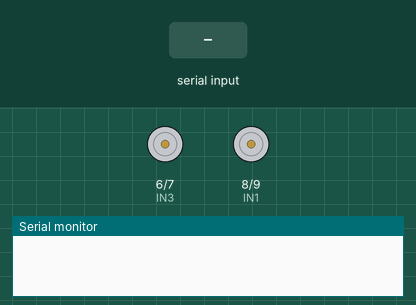
Bench run of a sketch on a simulated Arduino Uno, built with avr-gcc and run on an emulated ATmega328P. Parts: motor-driver pin pairs drawn as motors (green arrow = first pin HIGH = forward, orange = second pin HIGH = backward, longer = more drive), the last lines printed to the serial monitor. The inputs (shaded band) are chosen by the test bench.

Above: at 1.2 s.
1.3 s: "F" received over the second serial link
At 2.2 s:
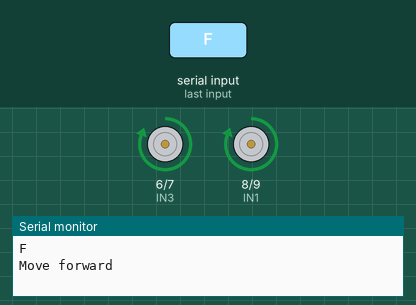
2.8 s: "B" received over the second serial link
At 3.4 s:
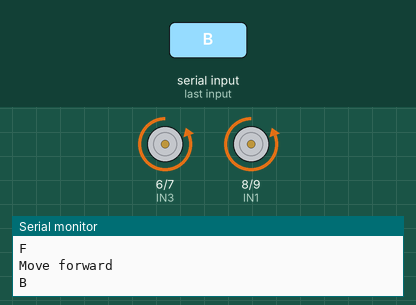
4.3 s: "R" received over the second serial link
At 5.5 s:
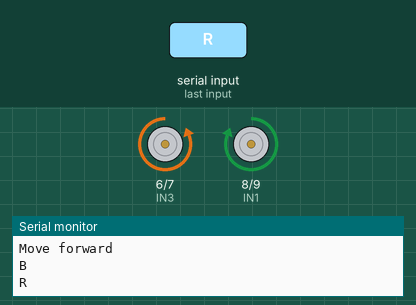
5.8 s: "L" received over the second serial link
At 6.8 s:
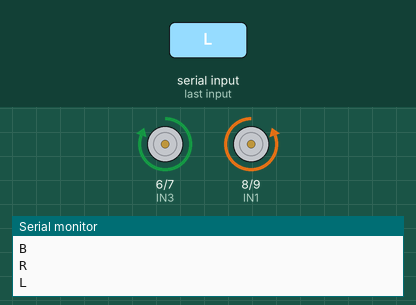
Timing chart, 0 to 8.3 s (numbered marks = the images above; inputs shaded):
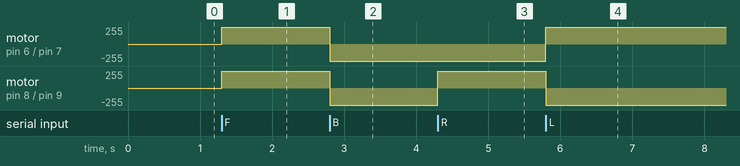

Measured:
- after the input at 1.3 s, motor on pin 6 (IN3) / pin 7 (IN4), motor on pin 8 (IN1) / pin 9 (IN2): stopped → forward 255/255 at once
- after the input at 2.8 s, motor on pin 6 (IN3) / pin 7 (IN4), motor on pin 8 (IN1) / pin 9 (IN2): forward 255/255 → backward 255/255 at once
- after the input at 4.3 s, motor on pin 8 (IN1) / pin 9 (IN2): backward 255/255 → forward 255/255 at once
- after the input at 5.8 s, motor on pin 6 (IN3) / pin 7 (IN4): backward 255/255 → forward 255/255 at once; motor on pin 8 (IN1) / pin 9 (IN2): forward 255/255 → backward 255/255 at once

The sketch:

ARDUINO_BLUETOOTH.ino
```cpp
#include<SoftwareSerial.h>
#define rx 2
#define tx 3
#define IN1 8
#define IN2 9
#define IN3 6
#define IN4 7
char bluetoothData;
SoftwareSerial softwareSerial(rx,tx);
void setup() {
  Serial.begin(9600);
  softwareSerial.begin(9600);
  pinMode(IN1,OUTPUT);
  pinMode(IN2,OUTPUT);
  pinMode(IN3,OUTPUT);
  pinMode(IN4,OUTPUT);
}

void loop() {
  if(softwareSerial.available() > 0){
    bluetoothData = softwareSerial.read();
    Serial.println(bluetoothData);
    if(bluetoothData == 'F'){
      Serial.println("Move forward");
      moveForward();
    }
    else if(bluetoothData == 'B'){
      moveReverse();
    }
    else if(bluetoothData == 'R'){
      turnRight();
    }
    else if(bluetoothData == 'L'){
      turnLeft();
    }
    else if(bluetoothData == 'S'){
      stopMoving();
    }
  }
}
void turnRight(){
  digitalWrite(IN1,HIGH);
  digitalWrite(IN2,LOW);
  digitalWrite(IN3,LOW);
  digitalWrite(IN4,HIGH);
}

void turnLeft(){
  digitalWrite(IN1,LOW);
  digitalWrite(IN2,HIGH);
  digitalWrite(IN3,HIGH);
  digitalWrite(IN4,LOW);
}

void moveForward(){
  digitalWrite(IN1,HIGH);
  digitalWrite(IN2,LOW);
  digitalWrite(IN3,HIGH);
  digitalWrite(IN4,LOW);
}

void moveReverse(){
  digitalWrite(IN1,LOW);
  digitalWrite(IN2,HIGH);
  digitalWrite(IN3,LOW);
  digitalWrite(IN4,HIGH);
}

void stopMoving(){
  digitalWrite(IN1,LOW);
  digitalWrite(IN2,LOW);
  digitalWrite(IN3,LOW);
  digitalWrite(IN4,LOW);
}
```
